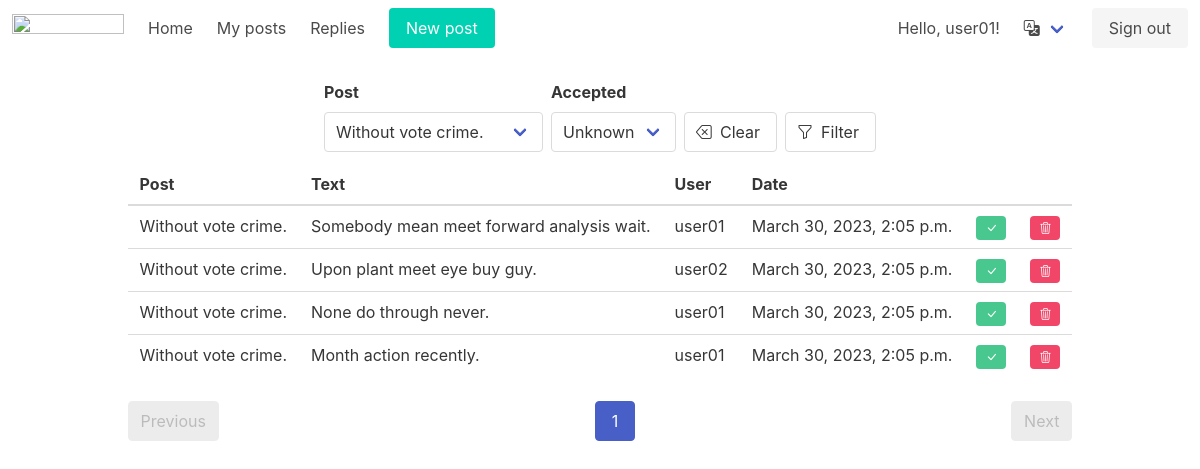
Page /replies/?post=5 (signed in) on the committed database.
### users/models.py (models this page shows, shortened)
class User(AbstractUser):
    activated = models.BooleanField(default=False)

### boardapp/models.py (models this page shows, shortened)
class Comment(models.Model):
    post = models.ForeignKey(Post, on_delete=models.CASCADE, verbose_name=_('Post'))
    author = models.ForeignKey(settings.AUTH_USER_MODEL, on_delete=models.CASCADE, verbose_name=_('Author'))
    created = models.DateTimeField(auto_now_add=True, verbose_name=_('Date'))
    text = models.TextField(verbose_name=_('Text'))
    accepted = models.BooleanField(default=False, verbose_name=_('Accepted'))
    class Meta:
        verbose_name = _('Comment')
        verbose_name_plural = _('Comments')
        permissions = [
            ('accept_comment', 'Can accept Comment'),
        ]

class Post(models.Model):
    author = models.ForeignKey(settings.AUTH_USER_MODEL, on_delete=models.CASCADE, verbose_name=_('Name'))
    title = models.CharField(max_length=255, verbose_name=_('Title'))
    text = tinymce_models.HTMLField(verbose_name=_('Text'))
    category = models.ForeignKey(Category, on_delete=models.RESTRICT, verbose_name=_('Category'))
    date = models.DateTimeField(auto_now_add=True, verbose_name=_('Date'))
    archived = models.BooleanField(default=False)
    def __str__(self):
        return f'{self.title}'
    class Meta:
        verbose_name = _('Post')
        verbose_name_plural = _('Posts')

### boardapp/views.py (the view)
# urls.py: path('replies/', CommentListView.as_view(), name='replies'),
class CommentListView(FilterView):
    template_name = 'reply_list.html'
    filterset_class = CommentFilter
    paginate_by = 10
    model = Comment
    ordering = ['post', 'created']
    def get_queryset(self):
        qs = super().get_queryset()
        qs = qs.filter(post__author=self.request.user)
        return qs

### templates/reply_list.html
{% extends 'base/base.html' %}
{% load i18n %}
{% load custom_filters %}
{% block content %}
{% include 'base/filter.html' %}
<div class="columns is-centered">
  <div class="is-justify-content-center">
    {% if object_list %}
      <table class="table is-hoverable is-justify-content-center" aria-labelledby="replies">
        <thead>
        <tr>
          <th>{% trans "Post" %}</th>
          <th>{% trans "Text" %}</th>
          <th>{% trans "User" %}</th>
          <th>{% trans "Date" %}</th>
          <th></th>
          <th></th>
        </tr>
        </thead>
        {% for reply in object_list %}
        <tr>
          <td>{{ reply.post }}</td>
          <td>{{ reply.text }}</td>
          <td>{{ reply.author }}</td>
          <td>{{ reply.created }}</td>
          <td>
            {% if not reply.accepted %}
            <a href="{% url 'reply_accept' pk=reply.pk %}">
              <span class="tag is-success">
                <i class="bi bi-check-lg"></i>
              </span>
            </a>
            {% else %}
            <span class="tag is-success is-light">
                <i class="bi bi-check-lg"></i>
              </span>
            {% endif %}
          </td>
          <td>
            <a href="{% url 'reply_delete' pk=reply.pk %}">
              <span class="tag is-danger">
                <i class="bi bi-trash3"></i>
              </span>
            </a>
          </td>
        </tr>
      {% endfor %}
      </table>
    {% else %}
    <h2>{% trans "Nothing here!" %}</h2>
    {% endif %}
    {% include 'base/paginator.html' %}
  </div>
</div>
{% endblock content %}

### templates/base/navbar.html (shortened to what this page needs)
{% load i18n %}
<nav class="navbar" role="navigation" aria-label="main navigation">
  <div class="navbar-brand">
    <a class="navbar-item" href="https://bulma.io">
      <img src="https://bulma.io/images/bulma-logo.png" width="112" height="28">
    </a>
  </div>
  <div id="navbarBasicExample" class="navbar-menu">
    <div class="navbar-start">
      <a href="{% url 'home' %}" class="navbar-item">
        {% trans "Home" %}
      </a>
      {% if user.is_authenticated %}
      <a href="{% url 'user_posts' %}" class="navbar-item">
        {% trans "My posts" %}</a>
      <a href="{% url 'replies' %}?accepted=false" class="navbar-item">
        {% trans "Replies" %}</a>
      {% endif %}
      <div class="navbar-item">
          <p class="control">
            <a class="button is-primary" href="{% url 'post_create' %}">
              <span>{% trans "New post" %}</span>
            </a>
          </p>
      </div>
      </div>
    <div class="navbar-end">
      {% if user.is_authenticated %}
      <p class="navbar-item">{% trans "Hello" %}, {{ user }}!</p>
      {% endif %}
      <div class="navbar-item has-dropdown is-hoverable">
        <a class="navbar-link">
          <i class="bi bi-translate"></i>
        </a>
      </div>
      <div class="navbar-item">
        <div class="buttons">
          {% if not user.is_authenticated %}
          <a href="{% url 'signup' %}" class="button is-primary"><strong>{% trans "Sign up" %}</strong></a>
          <a href="{% url 'login' %}" class="button is-light">{% trans "Sign in" %}</a>
          {% else %}
          <a href="{% url 'logout' %}" class="button is-light">{% trans "Sign out" %}</a>
          {% endif %}
        </div>
      </div>
    </div>
  </div>
</nav>

### rows in the picture
User: username "user01"
Comment: post "Without vote crime.", text "Somebody mean meet forward analysis wait.", author "user01", created "March 30, 2023, 2:05 p.m.", accepted False (drawn)
Comment: post "Without vote crime.", text "Upon plant meet eye buy guy.", author "user02", created "March 30, 2023, 2:05 p.m.", accepted False (drawn)
Comment: post "Without vote crime.", text "None do through never.", author "user01", created "March 30, 2023, 2:05 p.m.", accepted False (drawn)
Comment: post "Without vote crime.", text "Month action recently.", author "user01", created "March 30, 2023, 2:05 p.m.", accepted False (drawn)

### other values in the picture
{{ field.label }} "Post" "Accepted"
{{ clear }} "Clear"
{{ filter }} "Filter"
{{ page_obj.number }} "1"
